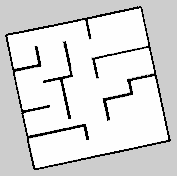
#> input picture results/maze1_smallest(1)/run_3/map.pgm, 177 x 176 px
$ python gen_results.py
#> lines starting #> are read from the running program, lines starting #| are printed output that depends on the picture; long printed decimals are rounded
import cv2
import numpy as np
import matplotlib.pyplot as plt
import os

# Load the map
map_path = 'maze1_smallest(1)/run_3/map.pgm'  # Replace with your map file path

# Check if the file exists
if not os.path.exists(map_path):
    print(f"File not found: {map_path}")
    exit()

# Try to read the image
map_image = cv2.imread(map_path, cv2.IMREAD_UNCHANGED)
#> map_image is the input picture: shape (176, 177); min 0, max 254, mean 218

# If the map can't be read, show an error message
if map_image is None:
    print(f"Error: Unable to read the image file at {map_path}")
    exit()

# Verify the min and max values in the map
max_val = np.max(map_image)
#> max_val = 254
min_val = np.min(map_image)
#> min_val = 0
print(f"Max value: {max_val}")
#| Max value: 254
print(f"Min value: {min_val}")
#| Min value: 0

# Plot the histogram to help identify free space value
plt.hist(map_image.ravel(), bins=256, range=(0, 256))
plt.title("Pixel Value Distribution")
plt.xlabel("Pixel Value")
plt.ylabel("Frequency")

# Save the histogram plot to the source directory
histogram_path = os.path.join(os.path.dirname(map_path), 'histogram.png')
plt.savefig(histogram_path)
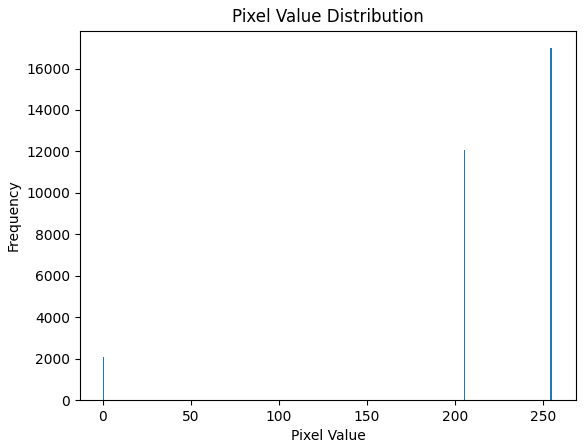
#> figure drawn by matplotlib, 1 panel; tallest bar 16981 high, from x = 254 to 255
print(f"Histogram saved to: {histogram_path}")

# Show the histogram plot
plt.show()

# Count the number of free cells (assuming free space value is 254)
free_space_value = 254
open_cells = np.sum(map_image == free_space_value)
#> open_cells = 16981
print(f"Number of open cells: {open_cells}")
#| Number of open cells: 16981

# Get the resolution from the map.yaml (replace with actual resolution)
resolution = 0.05  # change according to your map.yaml
cell_area = resolution ** 2

# Calculate the covered area
covered_area = open_cells * cell_area
#> covered_area = 42.45
print(f"Covered Area: {covered_area} m²")
#| Covered Area: 42.453 m²

# Visualize the map with the identified free space
plt.imshow(map_image, cmap='gray')
plt.colorbar()
plt.title("Map Visualization")

# Save the map visualization to the source directory
map_visualization_path = os.path.join(os.path.dirname(map_path), 'map_visualization.png')
plt.savefig(map_visualization_path)
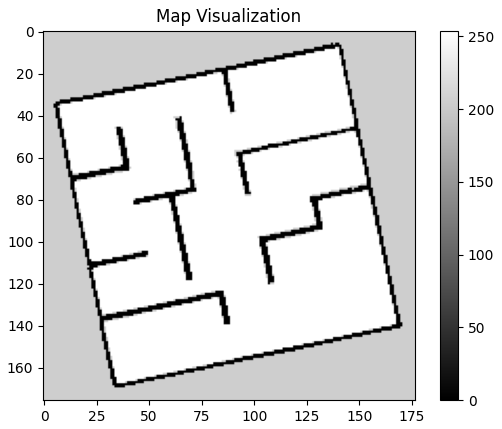
#> figure drawn by matplotlib, 2 panels
print(f"Map visualization saved to: {map_visualization_path}")

# Show the map visualization plot
plt.show()

$ run again, with results/maze/run_3/map.pgm copied over results/maze1_smallest(1)/run_3/map.pgm
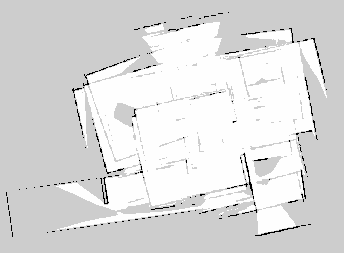
#> input picture results/maze/run_3/map.pgm, 344 x 253 px
#> map_image is the input picture: shape (253, 344); min 0, max 254, mean 220.6
#> max_val = 254
#> min_val = 0
#| Max value: 254
#| Min value: 0
#> `plt.savefig(histogram_path)`:
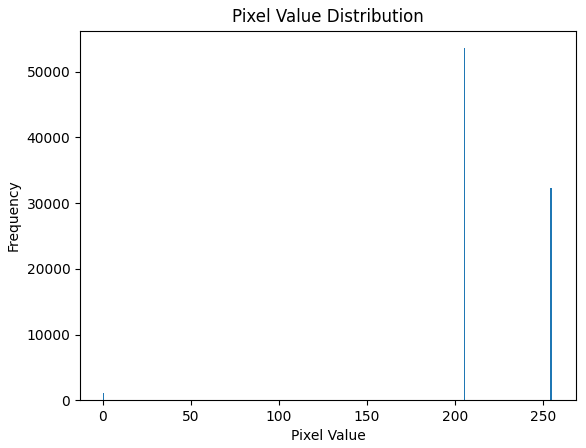
#> figure drawn by matplotlib, 1 panel; tallest bar 53579 high, from x = 205 to 206
#> open_cells = 32337
#| Number of open cells: 32337
#> covered_area = 80.84
#| Covered Area: 80.843 m²
#> `plt.savefig(map_visualization_path)`:
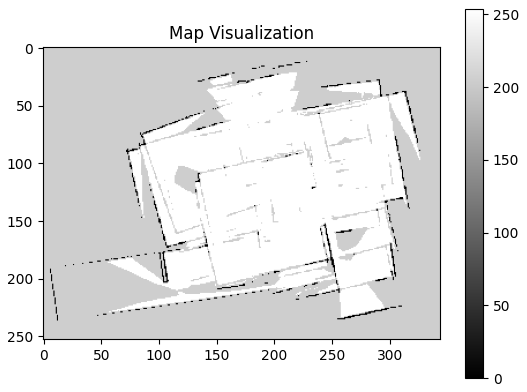
#> figure drawn by matplotlib, 2 panels

$ run again, with results/maze1_smallest(1)/run_3/histogram.png saved as results/maze1_smallest(1)/run_3/map.pgm
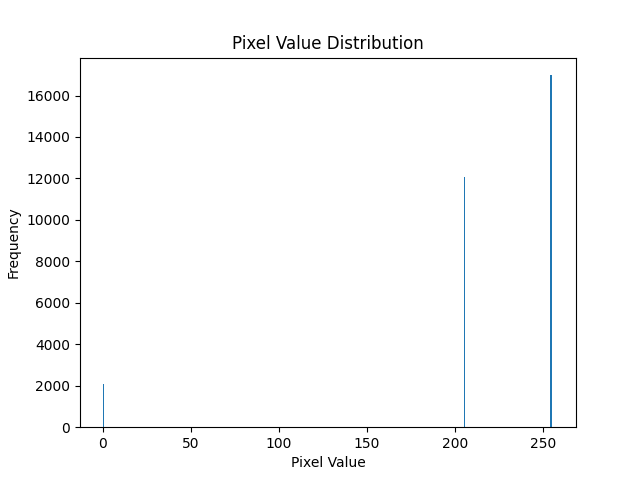
#> input picture results/maze1_smallest(1)/run_3/histogram.png, 640 x 480 px
#> map_image is the input picture: shape (480, 640, 3); mean B, G, R 250.9, 250.7, 250.5
#> max_val = 255
#> min_val = 0
#| Max value: 255
#| Min value: 0
#> `plt.savefig(histogram_path)`:
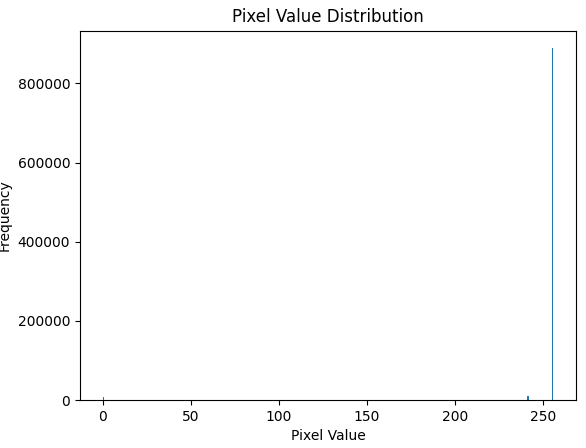
#> figure drawn by matplotlib, 1 panel; tallest bar 888630 high, from x = 255 to 256
#> open_cells = 93
#| Number of open cells: 93
#> covered_area = 0.233
#| Covered Area: 0.2325 m²
#> `plt.savefig(map_visualization_path)`:
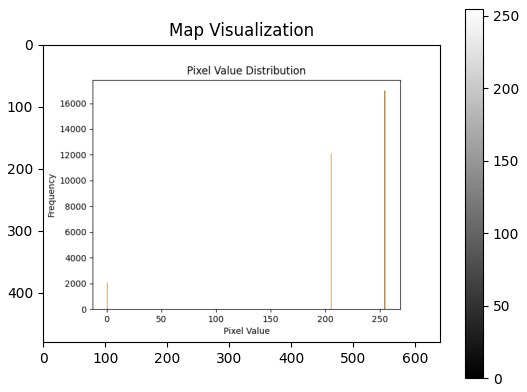
#> figure drawn by matplotlib, 2 panels
